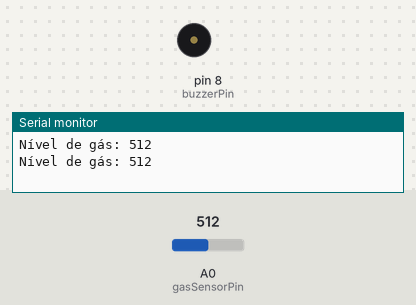
Bench run of a sketch on a simulated Arduino Uno, built with avr-gcc and run on an emulated ATmega328P. Parts: buzzer (waves = sounding), the last lines printed to the serial monitor. The inputs (shaded band) are chosen by the test bench; at power-on: A0 (gasSensorPin) = 512.

Above: at 1.7 s.
1.8 s: A0 (gasSensorPin) set to 410
5.3 s: A0 (gasSensorPin) set to 384
At 6.1 s:
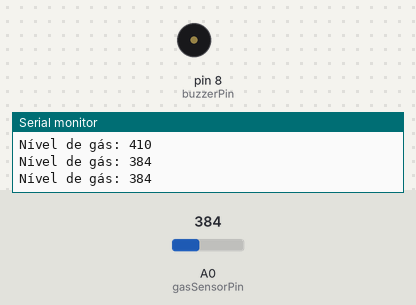
Timing chart, 0 to 8.3 s (numbered marks = the images above; inputs shaded):
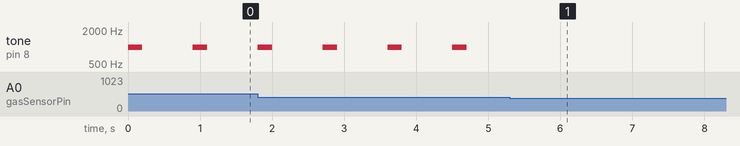

The sketch:

sensor_gas_arduino.ino
```cpp
const int gasSensorPin = A0;
const int buzzerPin = 8;
int gasThreshold = 400;

void setup() {
  pinMode(gasSensorPin, INPUT);
  pinMode(buzzerPin, OUTPUT);
  Serial.begin(9600);
}

void loop() {
  int gasLevel = analogRead(gasSensorPin);
  Serial.print("Nível de gás: ");
  Serial.println(gasLevel);

  if (gasLevel > gasThreshold) {

    tone(buzzerPin, 1000);
    delay(200);
    noTone(buzzerPin);
    delay(200);
  } else {
    noTone(buzzerPin);
  }

  delay(500);
}
```

Measured:
- the behaviour switches between 401 and 400 on A0 (gasSensorPin) (found by bisection; images 0 and 1)
- after the input at 5.3 s, tone on pin 8 (buzzerPin): stops changing and stays silent
- by itself, tone on pin 8 (buzzerPin): alternates 1000 Hz for 0.20 s and silent for 0.70 s
